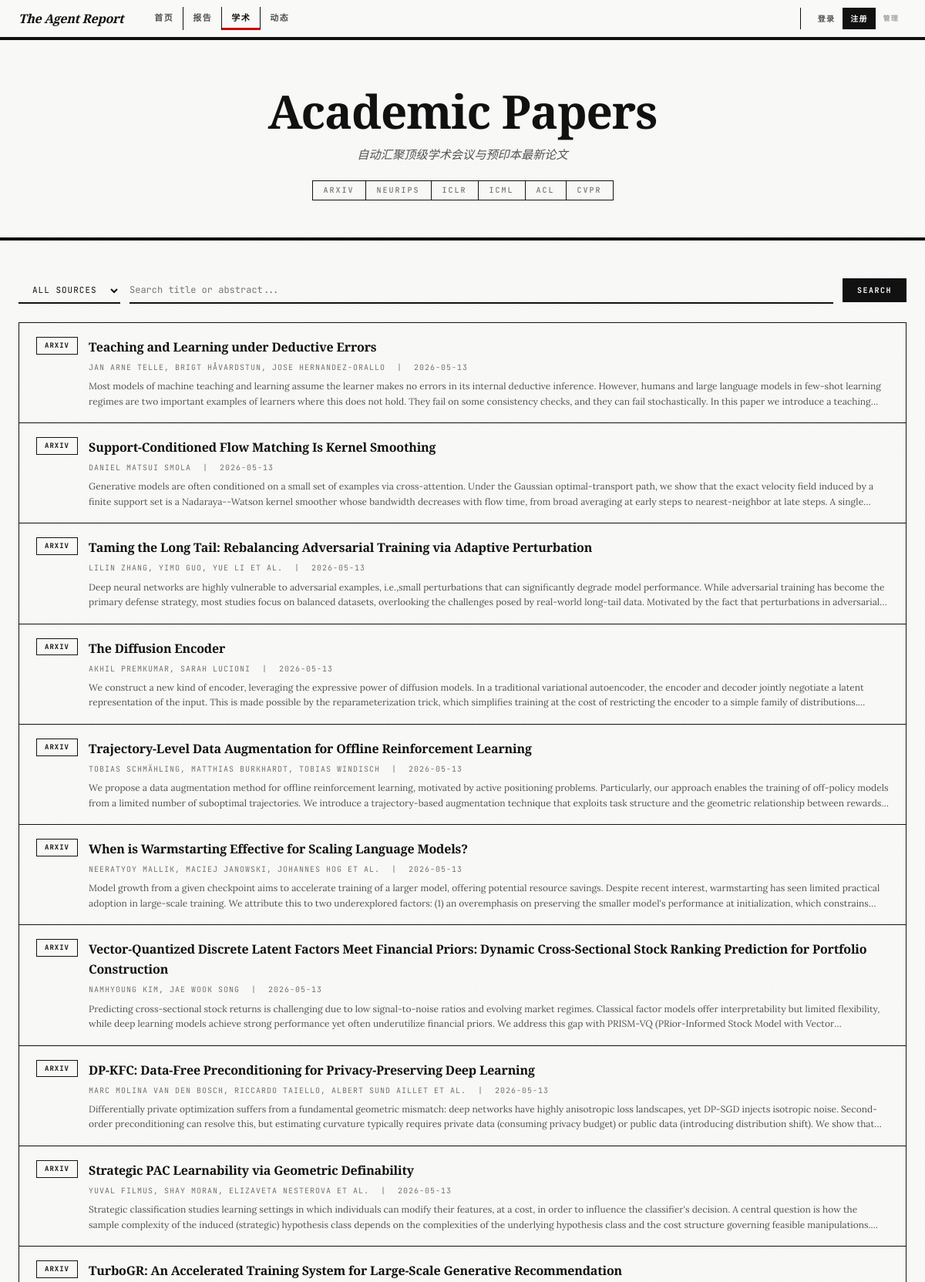
The app's page /papers?source=&keyword=&page=2 (upper part) with its own data.
### models/paper.py (models this page shows)
class Paper(Base):
    __tablename__ = "papers"
    __table_args__ = (
        UniqueConstraint("title", "published_date", name="uq_paper_title_date"),
    )
    id = Column(Integer, primary_key=True, autoincrement=True)
    source = Column(String(20), nullable=False, index=True)
    title = Column(String(500), nullable=False)
    authors = Column(JSON, nullable=False, default=list)
    abstract = Column(Text, nullable=False, default="")
    url = Column(String(500), nullable=False)
    pdf_url = Column(String(500), nullable=True)
    published_date = Column(Date, nullable=False, index=True)
    categories = Column(JSON, nullable=False, default=list)
    crawled_at = Column(DateTime, server_default=func.now())

### main.py (the view)
@app.get("/papers", response_class=HTMLResponse)
async def page_papers(
    source: str | None = None,
    keyword: str | None = None,
    page: int = 1,
    user: User | None = Depends(current_user),
    db: AsyncSession = Depends(get_db),
):
    q = select(Paper)
    if source:
        q = q.where(Paper.source == source)
    if keyword:
        pattern = f"%{keyword}%"
        q = q.where((Paper.title.ilike(pattern)) | (Paper.abstract.ilike(pattern)))
    q = q.order_by(Paper.published_date.desc(), Paper.id.desc())
    q = q.offset((page - 1) * 20).limit(20)
    result = await db.execute(q)
    papers = result.scalars().all()
    count_q = select(func.count()).select_from(Paper)
    if source:
        count_q = count_q.where(Paper.source == source)
    if keyword:
        count_q = count_q.where((Paper.title.ilike(pattern)) | (Paper.abstract.ilike(pattern)))
    total = (await db.execute(count_q)).scalar() or 0
    favorites = await get_favorites_map(db, user, "paper")
    return render("papers.html", papers=papers, source=source, keyword=keyword,
                  page=page, total=total, current_page="papers", user=user,
                  favorites=favorites)

### templates/papers.html (shortened to what this page needs)
{% extends "base.html" %}
{% set current_page = 'papers' %}
{% block hero %}
<div class="hero">
  <h1>Academic Papers</h1>
  <p>自动汇聚顶级学术会议与预印本最新论文</p>
  <div class="meta">
    <span class="badge">arXiv</span>
    <span class="badge">NeurIPS</span>
    <span class="badge">ICLR</span>
    <span class="badge">ICML</span>
    <span class="badge">ACL</span>
    <span class="badge">CVPR</span>
  </div>
</div>
{% endblock %}
{% block content %}
<div class="container">
  <form method="get" action="/papers" style="display:flex;flex-wrap:wrap;gap:12px;margin-bottom:24px;align-items:center;">
    <select name="source" style="padding:8px 14px;font-family:var(--font-mono);font-size:11px;text-transform:uppercase;letter-spacing:1px;background:transparent;border:none;border-bottom:2px solid var(--fg);">
      <option value="">ALL SOURCES</option>
    </select>
    <input type="text" name="keyword" value="{{ keyword or '' }}" placeholder="Search title or abstract..." style="flex:1;min-width:180px;padding:8px 0;font-family:var(--font-mono);font-size:12px;background:transparent;border:none;border-bottom:2px solid var(--fg);">
    <button type="submit" class="btn btn-primary" style="padding:8px 18px;font-size:10px;">SEARCH</button>
  </form>
  {% if papers %}
  <div class="paper-list">
    {% for p in papers %}
    <a href="/papers/{{ p.id }}" class="paper-card">
      <div style="display:flex;align-items:flex-start;gap:14px;">
        <span class="paper-source source-{{ p.source }}">{{ p.source }}</span>
        <div style="flex:1;min-width:0;">
          <div style="font-family:var(--font-display);font-weight:700;font-size:16px;color:var(--fg);margin-bottom:6px;display:-webkit-box;-webkit-line-clamp:2;-webkit-box-orient:vertical;overflow:hidden;letter-spacing:-0.2px;">{{ p.title }}</div>
          <div style="font-family:var(--font-mono);font-size:10px;text-transform:uppercase;letter-spacing:1px;color:var(--neutral-500);margin-bottom:6px;">
            {{ p.authors[:3] | join(', ') }}{% if p.authors | length > 3 %} ET AL.{% endif %}
            <span style="margin:0 8px;">|</span>
            {{ p.published_date }}
          </div>
          <div style="font-family:var(--font-body);font-size:12px;color:var(--neutral-600);display:-webkit-box;-webkit-line-clamp:2;-webkit-box-orient:vertical;overflow:hidden;">{{ p.abstract }}</div>
        </div>
      </div>
    </a>
    {% endfor %}
  </div>
  {% set total_pages = ((total + 19) // 20) | int %}
  {% endif %}
</div>
{% endblock %}

### static/style.css (style rules this page uses)
:root { --bg: #F9F9F7; --fg: #111111; --muted-bg: #E5E5E0; --accent: #CC0000; --border: #111111; --neutral-100: #F5F5F5; --neutral-200: #E5E5E5; --neutral-400: #A3A3A3; --neutral-500: #737373; --neutral-600: #525252; --neutral-700: #404040; --font-display: 'Playfair Display', 'Times New Roman', serif; --font-body: 'Lora', Georgia, serif; --font-ui: 'Inter', 'Helvetica Neue', sans-serif; --font-mono: 'JetBrains Mono', 'Courier New', monospace; --transition: 200ms ease-out; }
*, *::before, *::after { box-sizing: border-box; margin: 0; padding: 0; }
html { scroll-behavior: smooth; }
body { font-family: var(--font-body); background: var(--bg); color: var(--fg); line-height: 1.625; font-size: 15px; -webkit-font-smoothing: antialiased; }
* { border-radius: 0 !important; }
.hero { text-align: center; padding: 64px 24px 48px; border-bottom: 4px solid var(--fg); font-family: var(--font-display); position: relative; }
.hero::before { content: ''; position: absolute; inset: 0; background-image: linear-gradient(0deg, transparent 97%, rgba(0,0,0,0.03) 100%), linear-gradient(90deg, transparent 97%, rgba(0,0,0,0.03) 100%); background-size: 4px 4px; pointer-events: none; opacity: 0.6; }
.hero h1 { font-family: var(--font-display); font-size: clamp(2rem, 5vw, 5rem); font-weight: 900; letter-spacing: -1px; line-height: 0.95; margin-bottom: 16px; }
.hero p { font-family: var(--font-body); font-size: 0.95rem; color: var(--neutral-600); max-width: 600px; margin: 0 auto; font-style: italic; }
.hero .meta { margin-top: 20px; display: flex; justify-content: center; gap: 0; flex-wrap: wrap; font-family: var(--font-mono); }
.hero .badge { font-size: 10px; text-transform: uppercase; letter-spacing: 2px; padding: 4px 14px; font-weight: 500; color: var(--neutral-500); border: 1px solid var(--border); border-left: none; }
.hero .badge:first-child { border-left: 1px solid var(--border); }
.container { max-width: 1280px; margin: 0 auto; padding: 48px 24px 80px; }
.paper-list { display: flex; flex-direction: column; gap: 0; border: 1px solid var(--border); }
.paper-card { display: block; text-decoration: none; color: inherit; padding: 18px 22px; border-bottom: 1px solid var(--border); transition: all var(--transition); }
.paper-source { flex-shrink: 0; display: inline-block; padding: 3px 10px; font-family: var(--font-mono); font-size: 9px; font-weight: 700; text-transform: uppercase; letter-spacing: 1px; }
.paper-source.source-arxiv { border: 1px solid var(--fg); color: var(--fg); }
input[type="text"], input[type="password"], input[type="email"], textarea, select { background: transparent; color: var(--fg); font-family: var(--font-mono); font-size: 13px; border: none; border-bottom: 2px solid var(--fg); transition: background var(--transition); }
.btn { display: inline-flex; align-items: center; gap: 6px; padding: 10px 22px; border: 1px solid var(--fg); cursor: pointer; font-family: var(--font-mono); font-size: 11px; font-weight: 700; text-transform: uppercase; letter-spacing: 1.5px; text-decoration: none; transition: all var(--transition); }
.btn-primary { background: var(--fg); color: var(--bg); }
.hero h1 { transition: text-shadow 0.3s ease; }

### records on screen
Paper: source "ARXIV", title "Teaching and Learning under Deductive Errors", authors "JAN ARNE TELLE, BRIGT HÅVARDSTUN, JOSE HERNANDEZ-ORALLO", published_date "2026-05-13", abstract "Most models of machine teaching and learning assume the learner makes no errors in its internal deductive inference. However, humans and large language models in few-shot learning regimes are two important examples of learners where this does not hold. They fail on some consistency checks, and they can fail stochastically. In this paper we introduce a…"
Paper: source "ARXIV", title "Support-Conditioned Flow Matching Is Kernel Smoothing", authors "DANIEL MATSUI SMOLA", published_date "2026-05-13", abstract "Generative models are often conditioned on a small set of examples via cross-attention. Under the Gaussian optimal-transport path, we show that the exact velocity field induced by a finite support set is a Nadaraya--Watson kernel smoother whose bandwidth decreases with flow time, from broad averaging at early steps to nearest-neighbor at late steps. A…"
Paper: source "ARXIV", title "Taming the Long Tail: Rebalancing Adversarial Training via Adaptive Perturbation", authors "LILIN ZHANG, YIMO GUO, YUE LI", shows "ET AL.", published_date "2026-05-13", abstract "Deep neural networks are highly vulnerable to adversarial examples, i.e.,small perturbations that can significantly degrade model performance. While adversarial training has become the primary defense strategy, most studies focus on balanced datasets, overlooking the challenges posed by real-world long-tail data. Motivated by the fact that perturbations in…"
Paper: source "ARXIV", title "The Diffusion Encoder", authors "AKHIL PREMKUMAR, SARAH LUCIONI", published_date "2026-05-13", abstract "We construct a new kind of encoder, leveraging the expressive power of diffusion models. In a traditional variational autoencoder, the encoder and decoder jointly negotiate a latent representation of the input. This is made possible by the reparameterization trick, which simplifies training at the cost of restricting the encoder to a simple family of…"
Paper: source "ARXIV", title "Trajectory-Level Data Augmentation for Offline Reinforcement Learning", authors "TOBIAS SCHMÄHLING, MATTHIAS BURKHARDT, TOBIAS WINDISCH", published_date "2026-05-13", abstract "We propose a data augmentation method for offline reinforcement learning, motivated by active positioning problems. Particularly, our approach enables the training of off-policy models from a limited number of suboptimal trajectories. We introduce a trajectory-based augmentation technique that exploits task structure and the geometric relationship between…"
Paper: source "ARXIV", title "When is Warmstarting Effective for Scaling Language Models?", authors "NEERATYOY MALLIK, MACIEJ JANOWSKI, JOHANNES HOG", shows "ET AL.", published_date "2026-05-13", abstract "Model growth from a given checkpoint aims to accelerate training of a larger model, offering potential resource savings. Despite recent interest, warmstarting has seen limited practical adoption in large-scale training. We attribute this to two underexplored factors: (1) an overemphasis on preserving the smaller model's performance at initialization, which…"
Paper: source "ARXIV", title "Vector-Quantized Discrete Latent Factors Meet Financial Priors: Dynamic Cross-Sectional Stock Ranking Prediction for Portfolio Construction", authors "NAMHYOUNG KIM, JAE WOOK SONG", published_date "2026-05-13", abstract "Predicting cross-sectional stock returns is challenging due to low signal-to-noise ratios and evolving market regimes. Classical factor models offer interpretability but limited flexibility, while deep learning models achieve strong performance yet often underutilize financial priors. We address this gap with PRISM-VQ (PRior-Informed Stock Model with…"
Paper: source "ARXIV", title "DP-KFC: Data-Free Preconditioning for Privacy-Preserving Deep Learning", authors "MARC MOLINA VAN DEN BOSCH, RICCARDO TAIELLO, ALBERT SUND AILLET", shows "ET AL.", published_date "2026-05-13", abstract "Differentially private optimization suffers from a fundamental geometric mismatch: deep networks have highly anisotropic loss landscapes, yet DP-SGD injects isotropic noise. Second-order preconditioning can resolve this, but estimating curvature typically requires private data (consuming privacy budget) or public data (introducing distribution shift). We show…"
Paper: source "ARXIV", title "Strategic PAC Learnability via Geometric Definability", authors "YUVAL FILMUS, SHAY MORAN, ELIZAVETA NESTEROVA", shows "ET AL.", published_date "2026-05-13", abstract "Strategic classification studies learning settings in which individuals can modify their features, at a cost, in order to influence the classifier's decision. A central question is how the sample complexity of the induced (strategic) hypothesis class depends on the complexities of the underlying hypothesis class and the cost structure governing feasible…"
Paper: source "ARXIV", title "TurboGR: An Accelerated Training System for Large-Scale Generative Recommendation"
